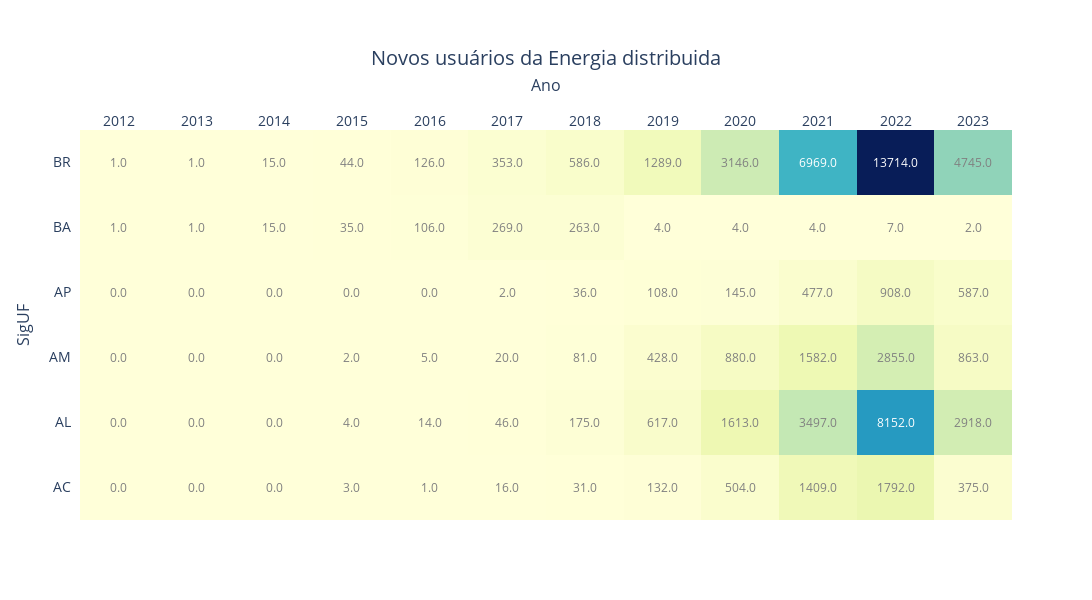

The cell this chart's notebook holds for it:
### Code cell
import plotly.graph_objs as go
from plotly.subplots import make_subplots
import plotly.figure_factory as ff

df['Mes'] = pd.DatetimeIndex(df['DthAtualizaCadastralEmpreend']).month
df['Ano'] = pd.DatetimeIndex(df['DthAtualizaCadastralEmpreend']).year

counts = df_clean.groupby(['Ano', 'SigUF', 'DscClasseConsumo']).agg({'NumCPFCNPJ': 'nunique'}).reset_index()
tabela = counts.groupby(['Ano', 'SigUF'])['NumCPFCNPJ'].sum().reset_index()
matriz = tabela.pivot(index='SigUF', columns='Ano', values='NumCPFCNPJ')

matriz['Total'] = matriz.sum(axis=1)
matriz = matriz.fillna(0)

matriz_tx = matriz.iloc[:, :-1].pct_change(axis=1) * 100
matriz_tx= matriz.applymap(lambda x: '{:.0f}%'.format(x) if not np.isinf(x) else '∞')


counts = df_clean.groupby(['Ano', 'SigUF', 'DscClasseConsumo']).agg({'NumCPFCNPJ': 'nunique'}).reset_index()
tabela = counts.groupby(['Ano', 'SigUF'])['NumCPFCNPJ'].sum().reset_index()
matriz = tabela.pivot(index='SigUF', columns='Ano', values='NumCPFCNPJ')

matriz.loc['BR'] = matriz.sum()


matriz = matriz.fillna(0)

z_text = matriz.round(2).values.tolist()

fig = ff.create_annotated_heatmap(z=matriz.values,
                                  x=list(matriz.columns),
                                  y=list(matriz.index),
                                  annotation_text=z_text,
                                  font_colors=['gray', 'white'],
                                  colorscale='YlGnBu')

fig.update_layout(yaxis={'type': 'category'})


fig.update_layout(
    width=1200,
    height=600,
    xaxis_title='Ano',
    xaxis_title_font_size=16,
    xaxis_tickfont_size=14,
    yaxis_title='SigUF',
    yaxis_title_font_size=16,
    yaxis_tickfont_size=14,
    title='Novos usuários da Energia distribuida',
    title_font_size=20,
    title_x=.5,
    margin=dict(t=130)
)

fig.show()

### Figure 1 — Plotly figure (JSON) as saved in the notebook; plotly's stock layout.template omitted (floating-point values rounded to 4 significant figures)
{"data": [{"colorscale": [[0, "rgb(255,255,217)"], [0.125, "rgb(237,248,177)"], [0.25, "rgb(199,233,180)"], [0.375, "rgb(127,205,187)"], [0.5, "rgb(65,182,196)"], [0.625, "rgb(29,145,192)"], [0.75, "rgb(34,94,168)"], [0.875, "rgb(37,52,148)"], [1, "rgb(8,29,88)"]], "reversescale": false, "showscale": false, "type": "heatmap", "x": [2012, 2013, 2014, 2015, 2016, 2017, 2018, 2019, 2020, 2021, 2022, 2023], "y": ["AC", "AL", "AM", "AP", "BA", "BR"], "z": [[0, 0, 0, 3, 1, 16, 31, 132, 504, 1409, 1792, 375], [0, 0, 0, 4, 14, 46, 175, 617, 1613, 3497, 8152, 2918], [0, 0, 0, 2, 5, 20, 81, 428, 880, 1582, 2855, 863], [0, 0, 0, 0, 0, 2, 36, 108, 145, 477, 908, 587], [1, 1, 15, 35, 106, 269, 263, 4, 4, 4, 7, 2], [1, 1, 15, 44, 126, 353, 586, 1289, 3146, 6969, 13714, 4745]]}], "layout": {"annotations": [{"font": {"color": "gray"}, "showarrow": false, "text": "0.0", "x": 2012, "xref": "x", "y": "AC", "yref": "y"}, {"font": {"color": "gray"}, "showarrow": false, "text": "0.0", "x": 2013, "xref": "x", "y": "AC", "yref": "y"}, {"font": {"color": "gray"}, "showarrow": false, "text": "0.0", "x": 2014, "xref": "x", "y": "AC", "yref": "y"}, {"font": {"color": "gray"}, "showarrow": false, "text": "3.0", "x": 2015, "xref": "x", "y": "AC", "yref": "y"}, {"font": {"color": "gray"}, "showarrow": false, "text": "1.0", "x": 2016, "xref": "x", "y": "AC", "yref": "y"}, {"font": {"color": "gray"}, "showarrow": false, "text": "16.0", "x": 2017, "xref": "x", "y": "AC", "yref": "y"}, {"font": {"color": "gray"}, "showarrow": false, "text": "31.0", "x": 2018, "xref": "x", "y": "AC", "yref": "y"}, {"font": {"color": "gray"}, "showarrow": false, "text": "132.0", "x": 2019, "xref": "x", "y": "AC", "yref": "y"}, {"font": {"color": "gray"}, "showarrow": false, "text": "504.0", "x": 2020, "xref": "x", "y": "AC", "yref": "y"}, {"font": {"color": "gray"}, "showarrow": false, "text": "1409.0", "x": 2021, "xref": "x", "y": "AC", "yref": "y"}, {"font": {"color": "gray"}, "showarrow": false, "text": "1792.0", "x": 2022, "xref": "x", "y": "AC", "yref": "y"}, {"font": {"color": "gray"}, "showarrow": false, "text": "375.0", "x": 2023, "xref": "x", "y": "AC", "yref": "y"}, {"font": {"color": "gray"}, "showarrow": false, "text": "0.0", "x": 2012, "xref": "x", "y": "AL", "yref": "y"}, {"font": {"color": "gray"}, "showarrow": false, "text": "0.0", "x": 2013, "xref": "x", "y": "AL", "yref": "y"}, {"font": {"color": "gray"}, "showarrow": false, "text": "0.0", "x": 2014, "xref": "x", "y": "AL", "yref": "y"}, {"font": {"color": "gray"}, "showarrow": false, "text": "4.0", "x": 2015, "xref": "x", "y": "AL", "yref": "y"}, {"font": {"color": "gray"}, "showarrow": false, "text": "14.0", "x": 2016, "xref": "x", "y": "AL", "yref": "y"}, {"font": {"color": "gray"}, "showarrow": false, "text": "46.0", "x": 2017, "xref": "x", "y": "AL", "yref": "y"}, {"font": {"color": "gray"}, "showarrow": false, "text": "175.0", "x": 2018, "xref": "x", "y": "AL", "yref": "y"}, {"font": {"color": "gray"}, "showarrow": false, "text": "617.0", "x": 2019, "xref": "x", "y": "AL", "yref": "y"}, {"font": {"color": "gray"}, "showarrow": false, "text": "1613.0", "x": 2020, "xref": "x", "y": "AL", "yref": "y"}, {"font": {"color": "gray"}, "showarrow": false, "text": "3497.0", "x": 2021, "xref": "x", "y": "AL", "yref": "y"}, {"font": {"color": "white"}, "showarrow": false, "text": "8152.0", "x": 2022, "xref": "x", "y": "AL", "yref": "y"}, {"font": {"color": "gray"}, "showarrow": false, "text": "2918.0", "x": 2023, "xref": "x", "y": "AL", "yref": "y"}, {"font": {"color": "gray"}, "showarrow": false, "text": "0.0", "x": 2012, "xref": "x", "y": "AM", "yref": "y"}, {"font": {"color": "gray"}, "showarrow": false, "text": "0.0", "x": 2013, "xref": "x", "y": "AM", "yref": "y"}, {"font": {"color": "gray"}, "showarrow": false, "text": "0.0", "x": 2014, "xref": "x", "y": "AM", "yref": "y"}, {"font": {"color": "gray"}, "showarrow": false, "text": "2.0", "x": 2015, "xref": "x", "y": "AM", "yref": "y"}, {"font": {"color": "gray"}, "showarrow": false, "text": "5.0", "x": 2016, "xref": "x", "y": "AM", "yref": "y"}, {"font": {"color": "gray"}, "showarrow": false, "text": "20.0", "x": 2017, "xref": "x", "y": "AM", "yref": "y"}, {"font": {"color": "gray"}, "showarrow": false, "text": "81.0", "x": 2018, "xref": "x", "y": "AM", "yref": "y"}, {"font": {"color": "gray"}, "showarrow": false, "text": "428.0", "x": 2019, "xref": "x", "y": "AM", "yref": "y"}, {"font": {"color": "gray"}, "showarrow": false, "text": "880.0", "x": 2020, "xref": "x", "y": "AM", "yref": "y"}, {"font": {"color": "gray"}, "showarrow": false, "text": "1582.0", "x": 2021, "xref": "x", "y": "AM", "yref": "y"}, {"font": {"color": "gray"}, "showarrow": false, "text": "2855.0", "x": 2022, "xref": "x", "y": "AM", "yref": "y"}, {"font": {"color": "gray"}, "showarrow": false, "text": "863.0", "x": 2023, "xref": "x", "y": "AM", "yref": "y"}, {"font": {"color": "gray"}, "showarrow": false, "text": "0.0", "x": 2012, "xref": "x", "y": "AP", "yref": "y"}, {"font": {"color": "gray"}, "showarrow": false, "text": "0.0", "x": 2013, "xref": "x", "y": "AP", "yref": "y"}, {"font": {"color": "gray"}, "showarrow": false, "text": "0.0", "x": 2014, "xref": "x", "y": "AP", "yref": "y"}, {"font": {"color": "gray"}, "showarrow": false, "text": "0.0", "x": 2015, "xref": "x", "y": "AP", "yref": "y"}, {"font": {"color": "gray"}, "showarrow": false, "text": "0.0", "x": 2016, "xref": "x", "y": "AP", "yref": "y"}, {"font": {"color": "gray"}, "showarrow": false, "text": "2.0", "x": 2017, "xref": "x", "y": "AP", "yref": "y"}, {"font": {"color": "gray"}, "showarrow": false, "text": "36.0", "x": 2018, "xref": "x", "y": "AP", "yref": "y"}, {"font": {"color": "gray"}, "showarrow": false, "text": "108.0", "x": 2019, "xref": "x", "y": "AP", "yref": "y"}, {"font": {"color": "gray"}, "showarrow": false, "text": "145.0", "x": 2020, "xref": "x", "y": "AP", "yref": "y"}, {"font": {"color": "gray"}, "showarrow": false, "text": "477.0", "x": 2021, "xref": "x", "y": "AP", "yref": "y"}, {"font": {"color": "gray"}, "showarrow": false, "text": "908.0", "x": 2022, "xref": "x", "y": "AP", "yref": "y"}, {"font": {"color": "gray"}, "showarrow": false, "text": "587.0", "x": 2023, "xref": "x", "y": "AP", "yref": "y"}, {"font": {"color": "gray"}, "showarrow": false, "text": "1.0", "x": 2012, "xref": "x", "y": "BA", "yref": "y"}, {"font": {"color": "gray"}, "showarrow": false, "text": "1.0", "x": 2013, "xref": "x", "y": "BA", "yref": "y"}, {"font": {"color": "gray"}, "showarrow": false, "text": "15.0", "x": 2014, "xref": "x", "y": "BA", "yref": "y"}, {"font": {"color": "gray"}, "showarrow": false, "text": "35.0", "x": 2015, "xref": "x", "y": "BA", "yref": "y"}, {"font": {"color": "gray"}, "showarrow": false, "text": "106.0", "x": 2016, "xref": "x", "y": "BA", "yref": "y"}, {"font": {"color": "gray"}, "showarrow": false, "text": "269.0", "x": 2017, "xref": "x", "y": "BA", "yref": "y"}, {"font": {"color": "gray"}, "showarrow": false, "text": "263.0", "x": 2018, "xref": "x", "y": "BA", "yref": "y"}, {"font": {"color": "gray"}, "showarrow": false, "text": "4.0", "x": 2019, "xref": "x", "y": "BA", "yref": "y"}, {"font": {"color": "gray"}, "showarrow": false, "text": "4.0", "x": 2020, "xref": "x", "y": "BA", "yref": "y"}, {"font": {"color": "gray"}, "showarrow": false, "text": "4.0", "x": 2021, "xref": "x", "y": "BA", "yref": "y"}, {"font": {"color": "gray"}, "showarrow": false, "text": "7.0", "x": 2022, "xref": "x", "y": "BA", "yref": "y"}, {"font": {"color": "gray"}, "showarrow": false, "text": "2.0", "x": 2023, "xref": "x", "y": "BA", "yref": "y"}, {"font": {"color": "gray"}, "showarrow": false, "text": "1.0", "x": 2012, "xref": "x", "y": "BR", "yref": "y"}, {"font": {"color": "gray"}, "showarrow": false, "text": "1.0", "x": 2013, "xref": "x", "y": "BR", "yref": "y"}, {"font": {"color": "gray"}, "showarrow": false, "text": "15.0", "x": 2014, "xref": "x", "y": "BR", "yref": "y"}, {"font": {"color": "gray"}, "showarrow": false, "text": "44.0", "x": 2015, "xref": "x", "y": "BR", "yref": "y"}, {"font": {"color": "gray"}, "showarrow": false, "text": "126.0", "x": 2016, "xref": "x", "y": "BR", "yref": "y"}, {"font": {"color": "gray"}, "showarrow": false, "text": "353.0", "x": 2017, "xref": "x", "y": "BR", "yref": "y"}, {"font": {"color": "gray"}, "showarrow": false, "text": "586.0", "x": 2018, "xref": "x", "y": "BR", "yref": "y"}, {"font": {"color": "gray"}, "showarrow": false, "text": "1289.0", "x": 2019, "xref": "x", "y": "BR", "yref": "y"}, {"font": {"color": "gray"}, "showarrow": false, "text": "3146.0", "x": 2020, "xref": "x", "y": "BR", "yref": "y"}, {"font": {"color": "white"}, "showarrow": false, "text": "6969.0", "x": 2021, "xref": "x", "y": "BR", "yref": "y"}, {"font": {"color": "white"}, "showarrow": false, "text": "13714.0", "x": 2022, "xref": "x", "y": "BR", "yref": "y"}, {"font": {"color": "gray"}, "showarrow": false, "text": "4745.0", "x": 2023, "xref": "x", "y": "BR", "yref": "y"}], "height": 600, "margin": {"t": 130}, "title": {"font": {"size": 20}, "text": "Novos usuários da Energia distribuida", "x": 0.5}, "width": 1200, "xaxis": {"dtick": 1, "gridcolor": "rgb(0, 0, 0)", "side": "top", "tickfont": {"size": 14}, "ticks": "", "title": {"font": {"size": 16}, "text": "Ano"}}, "yaxis": {"dtick": 1, "tickfont": {"size": 14}, "ticks": "", "ticksuffix": "  ", "title": {"font": {"size": 16}, "text": "SigUF"}, "type": "category"}}}
